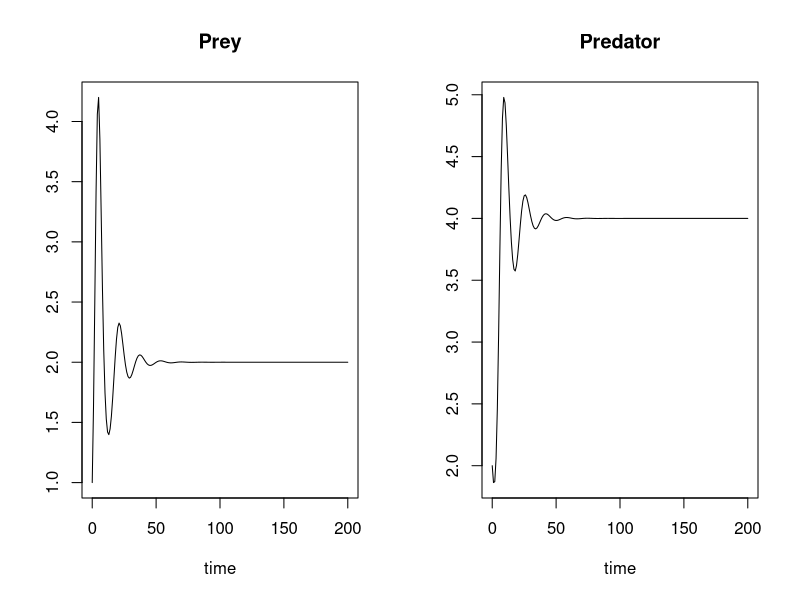

Write the R code that produced this figure.
#' ---
#' title: "MACS205 : TD 1 et 2 Équations différentielles"
#' output: html_document
#' author: Régis Gourdel
#' ---
#'
#'
#' Pour exécuter ce script, ouvrez le avec RStudio et pressez Ctr+Shift+Entrée.
#' Pour l'exécuter et le convertir (compiler)
#' en notebook html, pressez Ctrl+shift+K (il faut avoir installé le package `rmarkdown`).
#' Pour obtenir un pdf plutôt qu'un html (déconseillé), remplacez
#' `output: html_document` par `output: pdf_document` dans l'en-tête ci-dessus.
#'
#' **TD 1**
#'
#' **Exercice 3**
#'
#' *d/*
LVmod <- function(Time, State, Pars) {
  with(as.list(c(State, Pars)), {
    Ingestion    <- rIng  * Prey * Predator
    GrowthPrey   <- rGrow * Prey * (1 - Prey/K)
    MortPredator <- rMort * Predator
    
    dPrey        <- GrowthPrey - Ingestion
    dPredator    <- Ingestion * assEff - MortPredator
    
    return(list(c(dPrey, dPredator)))
  })
}

pars  <- c(rIng   = 0.2,    # /day, rate of ingestion
           rGrow  = 1.0,    # /day, growth rate of prey
           rMort  = 0.2 ,   # /day, mortality rate of predator
           assEff = 0.5,    # -, assimilation efficiency
           K      = 10)     # mmol/m3, carrying capacity

yini  <- c(Prey = 1, Predator = 2)
times <- seq(0, 200, by = 1)
out   <- deSolve::ode(yini, times, LVmod, pars)
summary(out)
plot(out)
